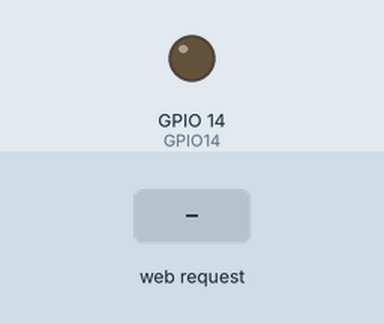
Simulated run of this sketch. Board: ESP8266 (NodeMCU). Shown: output pins drawn as LEDs (lit = HIGH). The test bench sets the inputs (shaded band). WiFi joins after 1.5 s; servers stay silent unless stated; what the sketch prints to the serial monitor is not drawn.

Above: at 3.2 s.
3.3 s: HTTP request GET /led/on received
At 3.7 s:
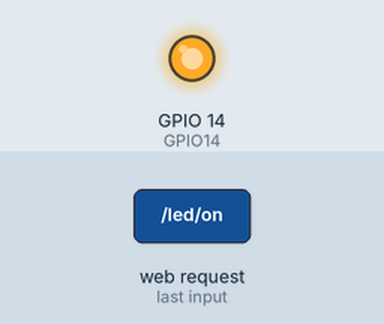
4.8 s: HTTP request GET /led/off received
At 6.0 s:
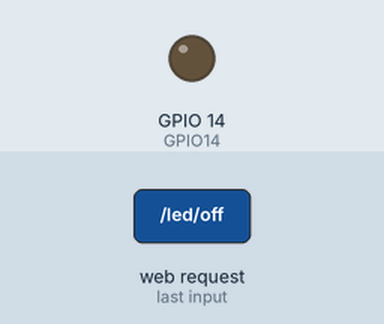
Timing chart, 0 to 7.8 s (numbered marks = the images above; inputs shaded):
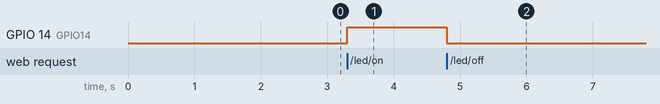

The sketch:

Flutter_LED.ino
```cpp
#include <ESP8266WiFi.h>
#include <WiFiClient.h>
#include <ESP8266WebServer.h>
//Include this in the Library folder


char ssid[] = "Majdi fiber 4g"; // add your wi-fi name
char password[] = "0505306426"; // add your wi-fi password

boolean ledState = false;
ESP8266WebServer server(80);
void handleRoot() {
    // try typing your ip adress in your browser to check your connection
  server.send(200, "text/html", "<h1>The connection is sucessful</h1>");
}
void setup() {
  // put your setup code here, to run once:
  pinMode(14, OUTPUT);// GPIO14
  Serial.begin(9600);
  //Wi-fi connection
  WiFi.begin(ssid, password);
  while (WiFi.status() != WL_CONNECTED) {
   delay(1000);
    Serial.println("connecting");
  }

  // change it your ip adress

  IPAddress ip(192, 168, 1, 40);
   // if your are using mac OS: use this command in your terminal to get the ip adress: ipconfig getifaddr en0
  // if ypur are using windows OS: use this command in your cmd to get the ip adress: ipconfig

  IPAddress gateway(192, 168, 1, 1);
  IPAddress subnet(255, 255, 255, 0);
  WiFi.config(ip, gateway, subnet);


  server.on("/", handleRoot); // if you type your IP adress in your browser the handleRoot function will be called, and the connection massage will be displayed in your browser
  server.on("/led/off", turnOffLed);
  server.on("/led/on", turnOnLed);
  server.begin();
  Serial.println("Http has Started");

}
void turnOnLed() {
  ledState = true;
  digitalWrite(14, ledState);
  server.send(200, "text/plain", "off");

}

void turnOffLed() {
  ledState = false;
  digitalWrite(14, ledState);
  server.send(200, "text/plain", "on");

}
//
void loop() {
  // put your main code here, to run repeatedly:
  server.handleClient();
  // let the server handle data coming from the client
}
```

Measured:
- after the input at 3.3 s, GPIO 14 (GPIO14): LOW → HIGH at once
- after the input at 4.8 s, GPIO 14 (GPIO14): HIGH → LOW at once
